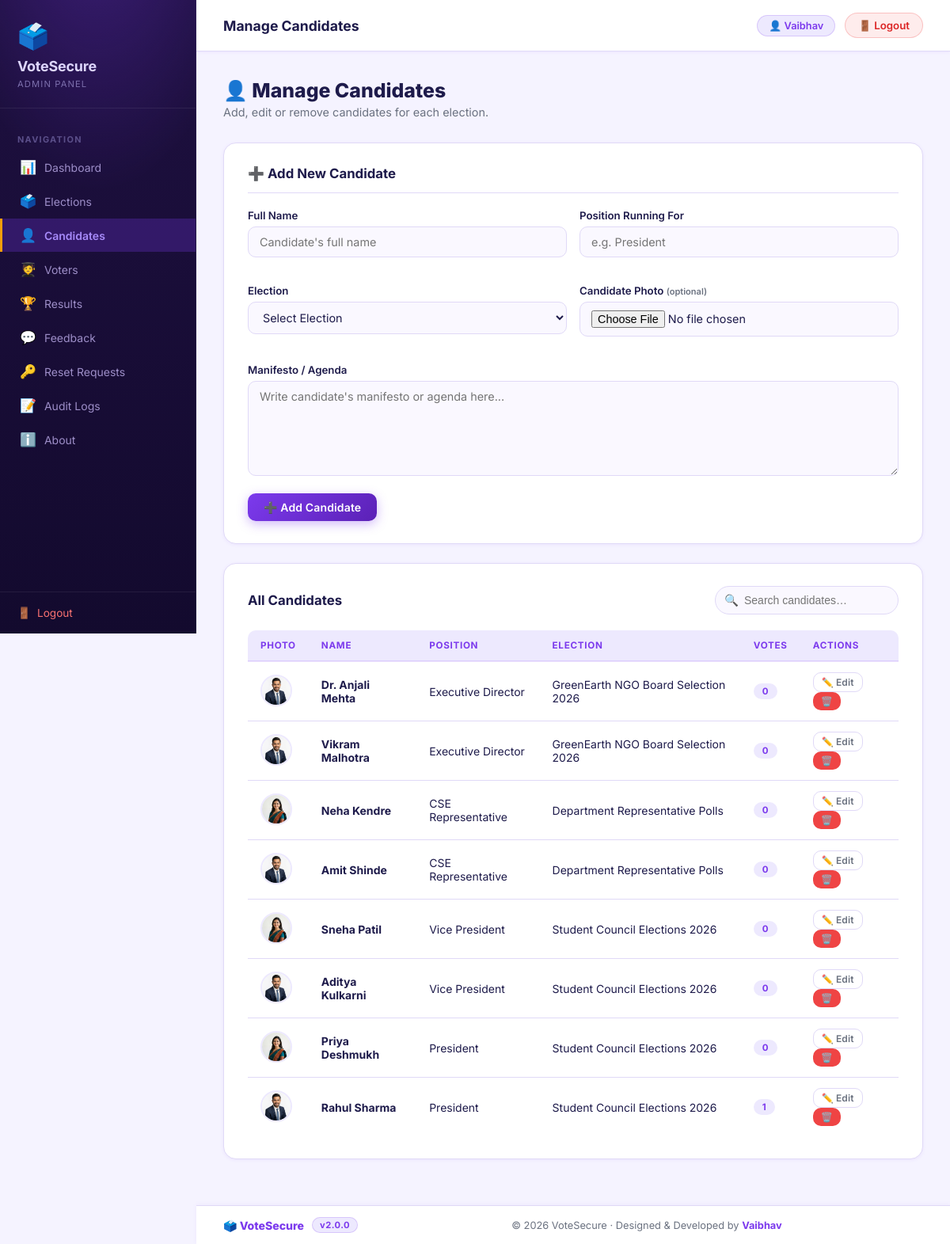
Screenshot of /admin/manage_candidates.php (signed in) with the database file from the repository.
### tables this page shows
CREATE TABLE `candidates` (
    `id` int(11) NOT NULL,
    `name` varchar(100) NOT NULL,
    `position` varchar(100) NOT NULL,
    `election_id` int(11) NOT NULL,
    `image` varchar(255) DEFAULT NULL,
    `manifesto` text DEFAULT NULL
  );

CREATE TABLE `elections` (
    `id` int(11) NOT NULL,
    `title` varchar(255) NOT NULL,
    `type` varchar(100) NOT NULL,
    `start_date` date NOT NULL,
    `end_date` date NOT NULL,
    `status` varchar(20) DEFAULT 'Inactive',
    `winner_id` int(11) DEFAULT NULL
  );

### admin/manage_candidates.php (the view, shortened to what this page needs)
<?php
include("../config/database.php");
$candidates = $conn->query(
    "SELECT c.*, e.title as election_title,
            (SELECT COUNT(*) FROM votes WHERE candidate_id=c.id) as vote_count
     FROM candidates c
     JOIN elections e ON c.election_id=e.id
     ORDER BY c.id DESC"
)->fetch_all(MYSQLI_ASSOC);
$edit_data = null;
include("includes/header.php");
?>
<h1 class="page-title">👤 Manage Candidates</h1>
<p class="page-subtitle">Add, edit or remove candidates for each election.</p>
<div class="card">
    <div class="card-title"><?php echo $edit_data ? '✏️ Edit Candidate' : '➕ Add New Candidate'; ?></div>
    <?php if($edit_data): ?>
    <form method="POST">
        <input type="hidden" name="id" value="<?php echo $edit_data['id']; ?>">
        <div class="form-grid">
            <div class="form-group">
                <label for="edit_name">Full Name</label>
                <input type="text" id="edit_name" name="name" required
                       value="<?php echo htmlspecialchars($edit_data['name']); ?>">
            </div>
            <div class="form-group">
                <label for="edit_position">Position</label>
                <input type="text" id="edit_position" name="position" required
                       value="<?php echo htmlspecialchars($edit_data['position']); ?>">
            </div>
            <div class="form-group" style="grid-column: span 2;">
                <label for="edit_manifesto">Manifesto / Agenda</label>
                <textarea id="edit_manifesto" name="manifesto" placeholder="Write candidate's manifesto or agenda here..." style="min-height: 120px;"><?php echo htmlspecialchars($edit_data['manifesto'] ?? ''); ?></textarea>
            </div>
        </div>
        <button name="update_candidate" class="btn btn-primary">💾 Save Changes</button>
        <a href="manage_candidates.php" class="btn btn-outline" style="margin-left:8px;">Cancel</a>
    </form>
    <?php else: ?>
    <form method="POST" enctype="multipart/form-data">
        <div class="form-grid">
            <div class="form-group">
                <label for="name">Full Name</label>
                <input type="text" id="name" name="name" placeholder="Candidate's full name" required>
            </div>
            <div class="form-group">
                <label for="position">Position Running For</label>
                <input type="text" id="position" name="position" placeholder="e.g. President" required>
            </div>
            <div class="form-group">
                <label for="election_id">Election</label>
                <select id="election_id" name="election_id" required>
                    <option value="">Select Election</option>
                </select>
            </div>
            <div class="form-group">
                <label for="image">Candidate Photo <small class="text-muted">(optional)</small></label>
                <input type="file" id="image" name="image" accept="image/*">
            </div>
            <div class="form-group" style="grid-column: span 2;">
                <label for="manifesto">Manifesto / Agenda</label>
                <textarea id="manifesto" name="manifesto" placeholder="Write candidate's manifesto or agenda here..." style="min-height: 120px;"></textarea>
            </div>
        </div>
        <button name="add_candidate" class="btn btn-primary">➕ Add Candidate</button>
    </form>
    <?php endif; ?>
</div>
<div class="card">
    <div class="actions-row">
        <div class="card-title" style="margin:0;border:none;padding:0;">All Candidates</div>
        <div class="search-bar">
            <span class="search-icon">🔍</span>
            <input type="text" id="searchBox" placeholder="Search candidates…">
        </div>
    </div>
    <div class="table-wrap">
        <table class="data-table" id="candidateTable">
            <thead>
                <tr>
                    <th>Photo</th><th>Name</th><th>Position</th>
                    <th>Election</th><th>Votes</th><th>Actions</th>
                </tr>
            </thead>
            <tbody>
            <?php if(empty($candidates)): ?>
                <tr><td colspan="6" style="text-align:center;color:#64748b;padding:24px;">No candidates yet.</td></tr>
            <?php else: ?>
            <?php foreach($candidates as $row): ?>
                <tr>
                    <td>
                        <?php
                        $female_names = ['priya','sneha','neha','riya','pooja','anita','kavita','sunita','divya','sita','geeta','meena','rina','nina','shweta','shruti','sonal','komal','pallavi','nisha','lata','rekha','usha','asha','nita','mita','gita','radha','sujata','savita','smita','namita','mamta','babita','lalita','shobha','shanta','pushpa','kamla','vimla','sudha','uma','poonam','payal','swati','nupur','renu','manju','sangeeta','manisha','madhuri','deepa','deepika','preeti','puja','sarika','sapna','sonia','seema','reema','leena','veena','heena','teena','amita','amrita','ankita','aditi','arti','aarti','archana','alka','alpa','alisha','anjali','ananya','anika','avani','bhavna','bhumi','bindu','chitra','chandni','daisy','deepali','disha','ekta','falguni','ganga','gargi','gayatri','harsha','hema','hina','indira','isha','ishita','jaya','jhanvi','jyoti','kalpana','kamini','kanchan','karuna','khushi','kiran','kriti','krupa','kusum','laxmi','madhu','mahima','mala','manali','mandira','mansi','meeta','megha','minal','mira','mitali','mohini','monika','mukta','nalini','nandini','natasha','nikita','nilima','nimisha','nitu','niyati','nutan','parvati','pavitra','pinky','prachi','pragya','prajakta','pratibha','pratima','priyanshi','priyanka','purvi','radhika','rakhi','rani','rashmi','ratna','raveena','reetika','renuka','riddhi','ridhima','ritu','rohini','roshni','rucha','ruchika','ruhi','rupal','sadhana','sakshi','samiksha','sandhya','sara','saraswati','savitri','sejal','sharmila','shefali','shilpa','shivani','shradha','shreya','shriya','siddhi','simran','sindhu','smriti','sonam','sonali','soni','soumya','sucheta','suchitra','sumati','sumitra','sunanda','suparna','sushmita','suvarna','swapna','tanvi','taruna','tejal','trupti','tulsi','urvashi','vaishali','vandana','varsha','vasudha','vidya','vijaya','vinita','vishakha','vrinda','yamini','yogita','zarina'];
                        $first_name = strtolower(explode(' ', trim($row['name']))[0]);
                        $is_female  = in_array($first_name, $female_names);
                        $photo_src  = !empty($row['image']) ? '../uploads/'.htmlspecialchars($row['image']) : ($is_female ? '../uploads/placeholder_female.png' : '../uploads/placeholder_male.png');
                        ?>
                        <img src="<?php echo $photo_src; ?>" alt="<?php echo htmlspecialchars($row['name']); ?>" style="width:40px;height:40px;border-radius:50%;object-fit:cover;" onerror="this.src='../uploads/default_avatar.png';">
                    </td>
                    <td><strong><?php echo htmlspecialchars($row['name']); ?></strong></td>
                    <td><?php echo htmlspecialchars($row['position']); ?></td>
                    <td><?php echo htmlspecialchars($row['election_title']); ?></td>
                    <td><span class="badge badge-info"><?php echo $row['vote_count']; ?></span></td>
                    <td>
                        <a href="?edit=<?php echo $row['id']; ?>" class="btn btn-outline btn-xs">✏️ Edit</a>
                        <a href="?delete=<?php echo $row['id']; ?>"
                           class="btn btn-danger btn-xs"
                           onclick="return confirm('Delete this candidate?')">🗑️</a>
                    </td>
                </tr>
            <?php endforeach; ?>
            <?php endif; ?>
            </tbody>
        </table>
    </div>
</div>
<?php include("includes/footer.php"); ?>

### assets/css/admin.css (style rules this page uses)
:root { --primary: #7c3aed; --primary-dark: #6d28d9; --primary-deeper: #5b21b6; --primary-light: #ede9fe; --primary-glow: rgba(124, 58, 237, .22); --accent: #f59e0b; --accent-dark: #d97706; --accent-light: #fef3c7; --success: #10b981; --success-dark: #059669; --danger: #ef4444; --danger-dark: #dc2626; --warning: #f59e0b; --sidebar-bg: #1e1040; --sidebar-w: 248px; --text-main: #1e1b4b; --text-muted: #6b7280; --bg-page: #f5f3ff; --bg-card: #ffffff; --border: #e0d9f7; --radius-sm: 10px; --radius-md: 16px; --radius-lg: 22px; --shadow-sm: 0 1px 4px rgba(124, 58, 237, .08); --shadow-md: 0 4px 18px rgba(124, 58, 237, .13); --shadow-lg: 0 12px 44px rgba(124, 58, 237, .18); --transition: 0.22s ease; }
*, *::before, *::after { box-sizing: border-box; margin: 0; padding: 0; }
body { font-family: 'Inter', Arial, sans-serif; background: var(--bg-page); color: var(--text-main); min-height: 100vh; display: flex; }
a { color: var(--primary); text-decoration: none; }
.page-title { font-size: 1.55rem; font-weight: 800; color: var(--text-main); margin-bottom: 4px; }
.page-subtitle { font-size: .9rem; color: var(--text-muted); margin-bottom: 30px; }
.card { background: var(--bg-card); border: 1px solid var(--border); border-radius: var(--radius-md); padding: 28px 30px; box-shadow: var(--shadow-sm); margin-bottom: 24px; }
.card-title { font-size: 1.05rem; font-weight: 700; color: var(--text-main); margin-bottom: 20px; padding-bottom: 14px; border-bottom: 1px solid var(--border); display: flex; align-items: center; gap: 8px; }
.form-grid { display: grid; grid-template-columns: 1fr 1fr; gap: 16px; }
.form-group { margin-bottom: 18px; }
.form-group label { display: block; font-size: .83rem; font-weight: 600; color: var(--text-main); margin-bottom: 6px; }
.form-group input, .form-group textarea, .form-group select { width: 100%; padding: 10px 14px; border: 1.5px solid var(--border); border-radius: var(--radius-sm); font-size: .9rem; font-family: inherit; color: var(--text-main); background: #faf8ff; transition: border-color var(--transition), box-shadow var(--transition); outline: none; }
.form-group textarea { resize: vertical; min-height: 90px; }
.btn { display: inline-flex; align-items: center; gap: 6px; padding: 9px 20px; border-radius: var(--radius-sm); font-size: .875rem; font-weight: 600; cursor: pointer; border: none; text-decoration: none; transition: background var(--transition), transform var(--transition), box-shadow var(--transition); font-family: inherit; letter-spacing: .01em; }
.btn-primary { background: linear-gradient(135deg, var(--primary), var(--primary-deeper)); color: #fff; box-shadow: 0 4px 14px rgba(124, 58, 237, .35); }
.btn-danger { background: var(--danger); color: #fff; }
.btn-outline { background: transparent; border: 1.5px solid var(--border); color: var(--text-muted); }
.btn-xs { padding: 4px 10px; font-size: .75rem; }
.table-wrap { overflow-x: auto; border-radius: var(--radius-sm); }
table.data-table { width: 100%; border-collapse: collapse; font-size: .875rem; }
table.data-table th { background: var(--primary-light); padding: 12px 16px; text-align: left; font-size: .73rem; font-weight: 700; color: var(--primary); text-transform: uppercase; letter-spacing: .06em; border-bottom: 2px solid rgba(124, 58, 237, .15); }
table.data-table td { padding: 13px 16px; border-bottom: 1px solid var(--border); color: var(--text-main); vertical-align: middle; }
table.data-table tr:last-child td { border-bottom: none; }
table.data-table img { width: 40px; height: 40px; border-radius: 50%; object-fit: cover; border: 2px solid var(--primary-light); }
.badge { display: inline-block; padding: 3px 11px; border-radius: 50px; font-size: .72rem; font-weight: 700; text-transform: uppercase; letter-spacing: .04em; }
.badge-info { background: var(--primary-light); color: var(--primary); }
.search-bar { position: relative; max-width: 300px; }
.search-bar input { width: 100%; padding: 9px 13px 9px 36px; border: 1.5px solid var(--border); border-radius: 50px; font-size: .875rem; outline: none; transition: border-color var(--transition), box-shadow var(--transition); background: #faf8ff; }
.search-bar .search-icon { position: absolute; left: 12px; top: 50%; transform: translateY(-50%); color: var(--text-muted); font-size: .9rem; }
.actions-row { display: flex; align-items: center; justify-content: space-between; gap: 12px; margin-bottom: 20px; flex-wrap: wrap; }
.text-muted { color: var(--text-muted); }

### rows the page displays
candidates: name "Dr. Anjali Mehta", position "Executive Director", election.title "GreenEarth NGO Board Selection 2026", vote_count "0"
candidates: name "Vikram Malhotra", position "Executive Director", election.title "GreenEarth NGO Board Selection 2026", vote_count "0"
candidates: name "Neha Kendre", position "CSE Representative", election.title "Department Representative Polls", vote_count "0"
candidates: name "Amit Shinde", position "CSE Representative", election.title "Department Representative Polls", vote_count "0"
candidates: name "Sneha Patil", position "Vice President", election.title "Student Council Elections 2026", vote_count "0"
candidates: name "Aditya Kulkarni", position "Vice President", election.title "Student Council Elections 2026", vote_count "0"
candidates: name "Priya Deshmukh", position "President", election.title "Student Council Elections 2026", vote_count "0"
candidates: name "Rahul Sharma", position "President", election.title "Student Council Elections 2026", vote_count "1"

### other values shown
$item['icon'] "📊"
$item['label'] "Dashboard"
$item['icon'] "🗳️"
$item['label'] "Elections"
$item['icon'] "👤"
$item['label'] "Candidates"
$item['icon'] "🧑‍🎓"
$item['label'] "Voters"
$item['icon'] "🏆"
$item['label'] "Results"
$item['icon'] "💬"
$item['label'] "Feedback"
$item['icon'] "🔑"
$item['label'] "Reset Requests"
$item['icon'] "📝"
